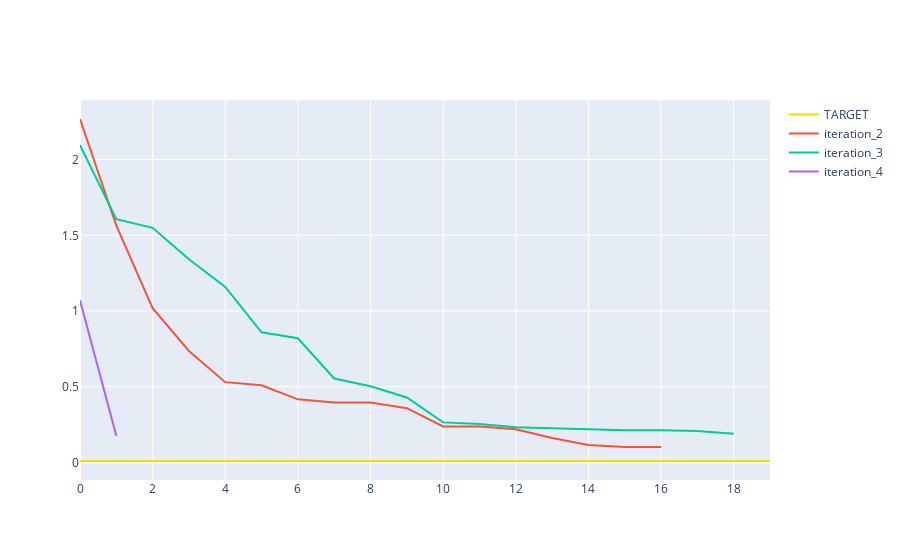

Notebook cell for this chart:
### Code cell
fig = go.Figure()

df = pd.read_csv("sim_data/all_loss_" + str(1) + ".csv" )

fig.add_trace(go.Scatter(y = np.array(np.array([df.iloc[-1,-1]]*how_long_gold_line)),
    mode='lines',
    name='TARGET',
    marker=dict(
        color='gold',
    )),

    )


for i in range(2,how_many+2,1):

    df = pd.read_csv("sim_data/all_loss_" + str(i) + ".csv" )
    fig.add_trace(go.Scatter(y = df.iloc[:,0],
    mode='lines',
    name='iteration_' + str(i),
    line=dict(
        shape  ='linear'
    )
    )
    )
    

fig.show()

### Figure 1 — Plotly figure (JSON) as saved in the notebook; plotly's stock layout.template omitted (floating-point values rounded to 4 significant figures)
{"data": [{"marker": {"color": "gold"}, "mode": "lines", "name": "TARGET", "type": "scatter", "y": [0.009672, 0.009672, 0.009672, 0.009672, 0.009672, 0.009672, 0.009672, 0.009672, 0.009672, 0.009672, 0.009672, 0.009672, 0.009672, 0.009672, 0.009672, 0.009672, 0.009672, 0.009672, 0.009672, 0.009672]}, {"line": {"shape": "linear"}, "mode": "lines", "name": "iteration_2", "type": "scatter", "y": [2.268, 1.564, 1.019, 0.7364, 0.5304, 0.5098, 0.4168, 0.3957, 0.3957, 0.3582, 0.2376, 0.2376, 0.2198, 0.161, 0.1157, 0.1016, 0.1016]}, {"line": {"shape": "linear"}, "mode": "lines", "name": "iteration_3", "type": "scatter", "y": [2.095, 1.607, 1.549, 1.341, 1.16, 0.8592, 0.8204, 0.5543, 0.5033, 0.429, 0.2647, 0.2547, 0.2321, 0.2252, 0.2222, 0.2132, 0.2132, 0.2077, 0.1902]}, {"line": {"shape": "linear"}, "mode": "lines", "name": "iteration_4", "type": "scatter", "y": [1.07, 0.1765]}], "layout": {}}
